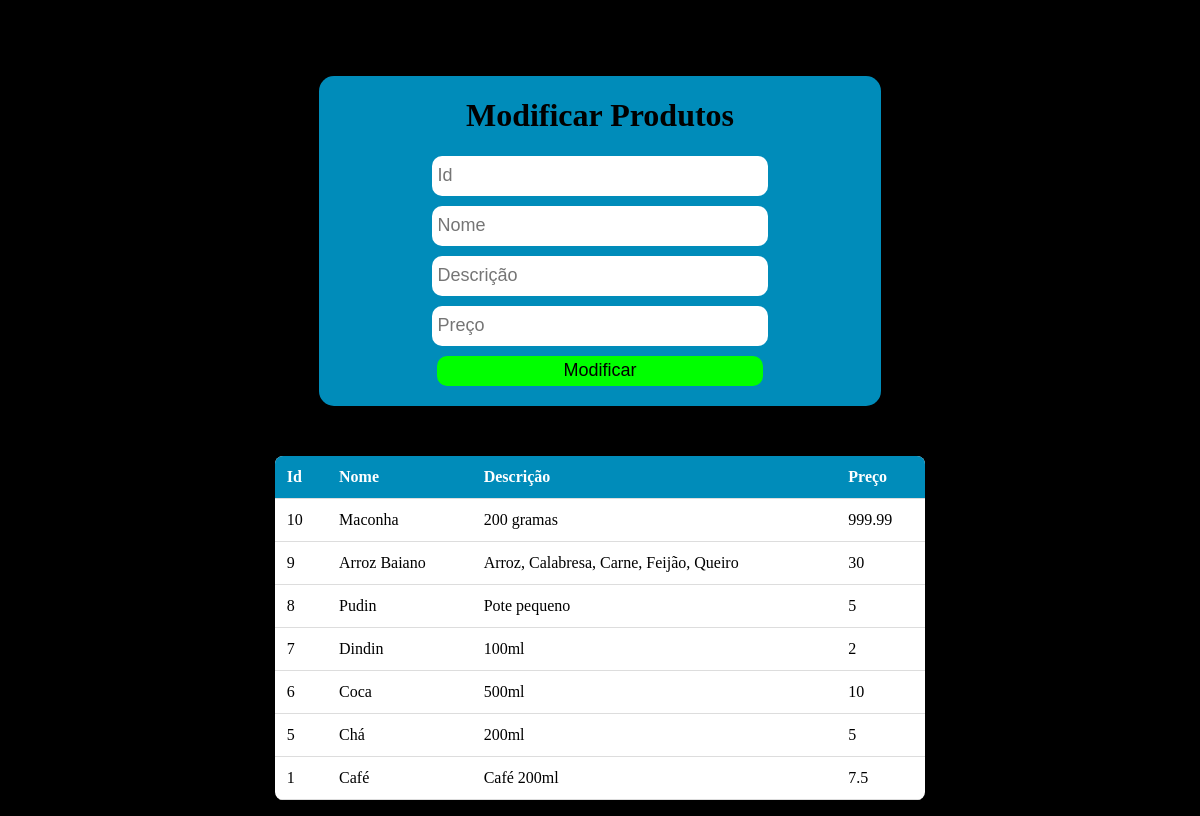
/gerente/gerenciamento/modificar (signed in), run on the app's committed database.
### tables this page shows
CREATE TABLE products (
            id INTEGER PRIMARY KEY AUTOINCREMENT,
            nome VARCHAR(100) NOT NULL,
            descricao TEXT NOT NULL,
            preco DECIMAL(5,2) NOT NULL,
            categoriaId INTEGER NOT NULL,
            FOREIGN KEY (categoriaId) REFERENCES category(id) ON DELETE CASCADE
        );

### backend/main.py (the view)
@app.route("/gerente/gerenciamento/modificar")
@login_required
def manager_utilities_modify():
    product_list = productSQL.list()
    return render_template("products_manager/modify.html", list = product_list)

### backend/main.py (called while the page is built)
def login_required(f):
    @wraps(f)
    def decorated_function(*args, **kwargs):
        if 'user' not in session:
            return redirect("/gerente")
        return f(*args, **kwargs)
    return decorated_function

### backend/productSQL.py (called while the page is built)
def list():
    conn = sqlite.connect('productSQL.sqlite')
    cursor = conn.cursor()
    cursor.execute('SELECT products.*, category.nome FROM products, category WHERE products.categoriaId = category.id ORDER BY products.id DESC;')
    data = cursor.fetchall()
    products = []
    for i in data:
        products.append(i)
    conn.close()
    return products

### templates/products_manager/modify.html (shortened to what this page needs)
<!DOCTYPE html>
<html lang="en">
<head>
    <link rel="stylesheet" href="{{ url_for('static', filename='manager/manager_products.css') }}">
    <link rel="stylesheet" href="{{ url_for('static', filename='products.css') }}">
</head>
<body>
    <div class="container">
        <h1>Modificar Produtos</h1>
        <form action="/gerente/gerenciamento/modify" method="POST">
            <input type="number" id="id-products" name="id-products" placeholder="Id" required>
            <input type="text" id="name-products" name="name-products" placeholder="Nome">
            <input type="text" id="description-products" name="description-products" placeholder="Descrição">
            <input type="number" step="0.01" id="price-products" name="price-products" placeholder="Preço">
            <button type="submit">Modificar</button>
        </form>
    </div>
    <table>
        <thead>
            <tr>
                <th>Id</th>
                <th>Nome</th>
                <th>Descrição</th>
                <th>Preço</th>
            </tr>
        </thead>
        <tbody>
            {% for product in list %}
            <tr>
                <td>{{product[0]}}</td>
                <td>{{product[1]}}</td>
                <td>{{product[2]}}</td>
                <td>{{product[3]}}</td>
            </tr>
            {% endfor %}
        </tbody>
    </table>
</body>
</html>

### static/manager/manager_products.css (style rules this page uses)
body { display: flex; flex-direction: column; align-items: center; background-color: rgb(0, 0, 0); height: 100vh; padding: 0px 50px 0px 50px; gap: 50px; }
.container { display: flex; flex-direction: column; align-items: center; width: 50%; height: auto; padding: 0px 10px 20px 10px; background-color: #008CBA; border-radius: 15px; }
.container form { width: 100%; display: flex; justify-content: center; align-items: center; flex-direction: column; gap: 10px; }
.container form input { border-radius: 10px; border: none; width: 60%; height: 30px; font-size: large; padding: 5px; transition: 0.2s; }
.container form button { background-color: rgb(0, 255, 0); border-radius: 10px; border: none; width: 60%; height: 30px; font-size: large; cursor: pointer; transition: 0.2s; }

### static/products.css (style rules this page uses)
table { width: 60%; border-collapse: collapse; background: white; box-shadow: 0 4px 8px rgba(0, 0, 0, 0.2); border-radius: 8px; overflow: hidden; }
th, td { padding: 12px; text-align: left; border-bottom: 1px solid #ddd; }
th { background: #008CBA; color: white; }

### data on the page
products: id "10", nome "Maconha", descricao "200 gramas", preco "999.99"
products: id "9", nome "Arroz Baiano", descricao "Arroz, Calabresa, Carne, Feijão, Queiro", preco "30"
products: id "8", nome "Pudin", descricao "Pote pequeno", preco "5"
products: id "7", nome "Dindin", descricao "100ml", preco "2"
products: id "6", nome "Coca", descricao "500ml", preco "10"
products: id "5", nome "Chá", descricao "200ml", preco "5"
products: id "1", nome "Café", descricao "Café 200ml", preco "7.5"
